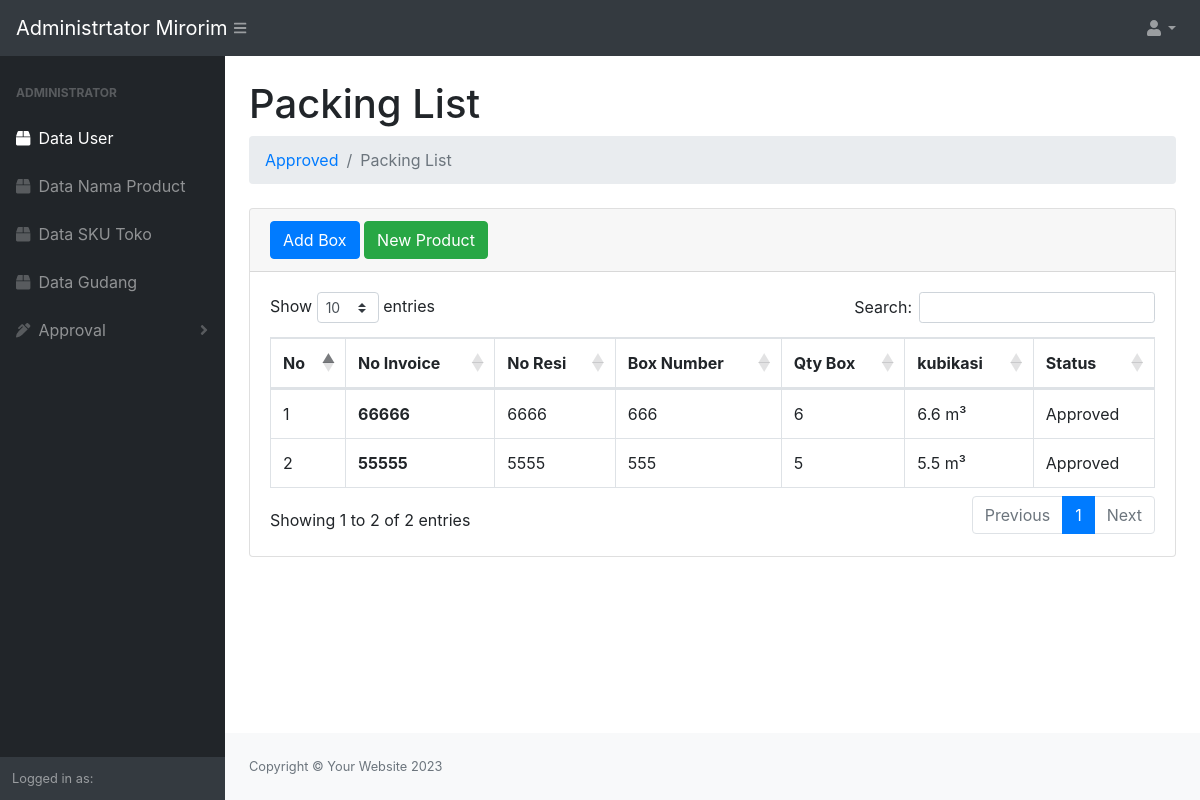
The page /admin/index.php?url=packinglist on the database its author committed.
### tables this page shows
CREATE TABLE `boxorder_id` (
  `id_box` int(11) NOT NULL,
  `id_delivery` int(11) NOT NULL,
  `invoice` varchar(200) NOT NULL,
  `resi` varchar(200) NOT NULL,
  `box` varchar(200) NOT NULL,
  `box_order` int(11) NOT NULL,
  `kubik_order` float NOT NULL,
  `status_box` varchar(200) NOT NULL DEFAULT 'Not Approved'
);

### purchase/packinglist.php (the view, shortened to what this page needs)
<div class="container-fluid">
                <h1 class="mt-4">Packing List</h1>
                <ol class="breadcrumb mb-4">
                    <li class="breadcrumb-item"><a href="approved.php">Approved</a></li>
                    <li class="breadcrumb-item active">Packing List</li>
                </ol>
                <div class="card mb-4">
                    <div class="card-header">
                        <button type="button" data-bs-toggle="modal" data-bs-target="#smallModalAdd" class="btn btn-primary">Add Box</button>
                        <a type="button" name="newbarang" class="btn btn-success" href="index.php?url=newitem">New Product</a>
                    </div>
                    <div class="card-body">
                        <div class="table-responsive">
                            <table class="table table-hover table-bordered" id="dataTable" width="100%" cellspacing="0">
                                <thead>
                                    <tr>
                                        <th>No</th>
                                        <th>No Invoice</th>
                                        <th>No Resi</th>
                                        <th>Box Number</th>
                                        <th>Qty Box</th>
                                        <th>kubikasi</th>
                                        <th>Status</th>
                                    </tr>
                                </thead>
                                <tbody>
                                    <?php
                                        $ambildata = mysqli_query($conn, "SELECT * FROM boxorder_id");
                                        $i = 1;
                                        while($data=mysqli_fetch_array($ambildata)){
                                    ?>
                                    <tr>
                                        <td><?=$i++;?></td>
                                        <th data-bs-toggle="modal" data-bs-target="#largeModal<?=$data['invoice'];?>"><?=$data['invoice'];?></th>
                                        <td><?=$data['resi'];?></td>
                                        <td class="text-uppercase"><?=$data['box'];?></td>
                                        <td><?=$data['box_order'];?></td>
                                        <td><?=$data['kubik_order'];?> m³</td>
                                        <td><?=$data['status_box'];?></td>
                                    </tr>
                                    <?php
                                        }
                                    ?>
                                    </tbody>
                            </table>
                        </div>
                    </div>
                </div>
            </div>

### rows shown on the page
boxorder_id: invoice "66666", resi "6666", box "666", box_order "6", kubik_order "6.6", status_box "Approved"
boxorder_id: invoice "55555", resi "5555", box "555", box_order "5", kubik_order "5.5", status_box "Approved"
